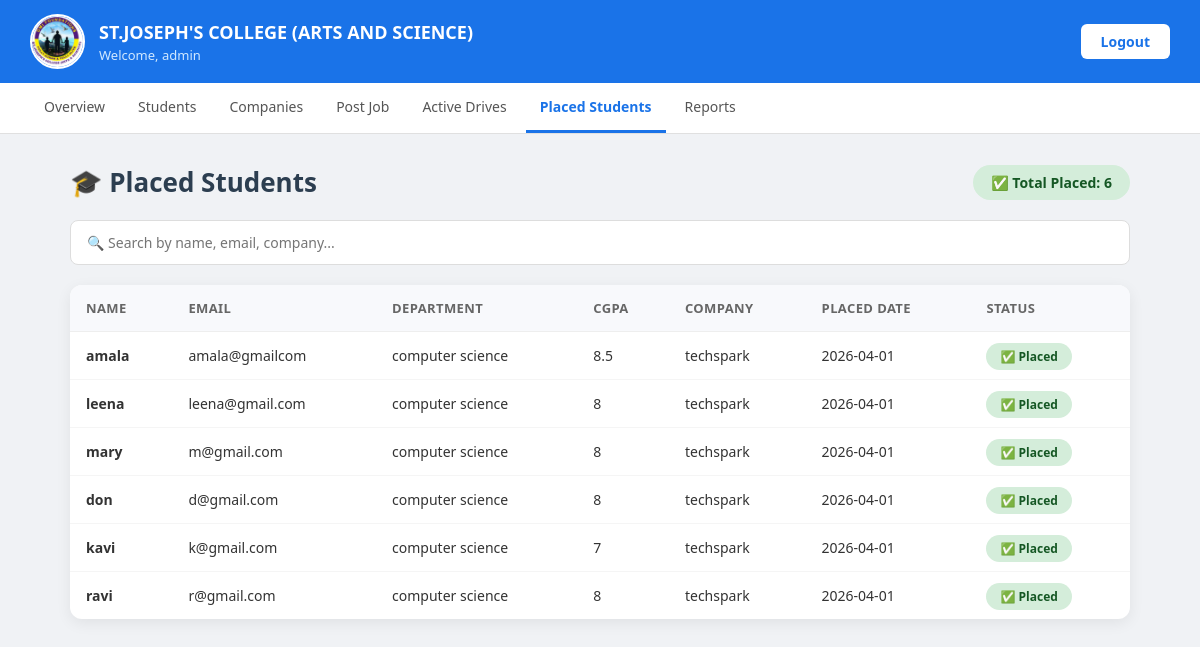
Screenshot of /placement/placed_students.php (signed in) with the database file from the repository.
### tables this page shows
CREATE TABLE `students` (
  `id` int(11) NOT NULL,
  `name` varchar(100) DEFAULT NULL,
  `email` varchar(100) DEFAULT NULL,
  `department` varchar(50) DEFAULT NULL,
  `cgpa` float DEFAULT NULL,
  `password` varchar(100) DEFAULT NULL,
  `status` varchar(20) NOT NULL DEFAULT 'Not Placed',
  `roll_no` varchar(50) DEFAULT NULL,
  `phone` varchar(15) DEFAULT NULL,
  `year` varchar(20) DEFAULT NULL,
  `skills` text DEFAULT NULL,
  `company` varchar(255) DEFAULT '',
  `placed_date` date DEFAULT NULL
);

### placement/placed_students.php (the view, shortened to what this page needs)
<?php
include("database.php");
$result = mysqli_query($conn, "SELECT * FROM students WHERE status='Placed'");
?>
<!DOCTYPE html>
<html>
<head>
</head>
<body>
<div class="topbar">
    <div class="left">
        <img src="logo.png" class="logo">
        <div>
            <h2>ST.JOSEPH'S COLLEGE (ARTS AND SCIENCE)</h2>
            <p>Welcome, <?php echo $_SESSION['admin']; ?></p>
        </div>
    </div>
    <a href="logout.php" class="logout">Logout</a>
</div>
<div class="menu">
    <a href="admin_dashboard.php">Overview</a>
    <a href="view_student.php">Students</a>
    <a href="view_company.php">Companies</a>
    <a href="jobs.php">Post Job</a>
    <a href="active_drives.php">Active Drives</a>
    <a href="placed_students.php" class="active">Placed Students</a>
    <a href="report.php">Reports</a>
</div>
<div class="container">
    <div class="top-bar">
        <h1>🎓 Placed Students</h1>
        <span class="total-badge">
            ✅ Total Placed: <?php echo mysqli_num_rows($result); ?>
        </span>
    </div>
    <input type="text" id="searchInput" class="search-box"
           placeholder="🔍 Search by name, email, company..."
           onkeyup="searchStudents()">
    <div class="table-wrap">
        <table id="placedTable">
            <thead>
                <tr>
                    <th>Name</th>
                    <th>Email</th>
                    <th>Department</th>
                    <th>CGPA</th>
                    <th>Company</th>
                    <th>Placed Date</th>
                    <th>Status</th>
                </tr>
            </thead>
            <tbody>
                <?php if(mysqli_num_rows($result) > 0){ ?>
                    <?php while($row = mysqli_fetch_assoc($result)){ ?>
                    <tr>
                        <td><strong><?php echo $row['name']; ?></strong></td>
                        <td><?php echo $row['email']; ?></td>
                        <td><?php echo $row['department']; ?></td>
                        <td><?php echo $row['cgpa']; ?></td>
                        <td><?php echo $row['company']; ?></td>
                        <td><?php echo $row['placed_date']; ?></td>
                        <td><span class="badge-placed">✅ Placed</span></td>
                    </tr>
                    <?php } ?>
                <?php } ?>
            </tbody>
        </table>
    </div>
</div>
</body>
</html>

### placement/placed_students.php (style rules this page uses)
* { margin: 0; padding: 0; box-sizing: border-box; font-family: 'Segoe UI', sans-serif; }
body { background: #f0f2f5; }
.topbar { background: #1a73e8; padding: 14px 30px; display: flex; justify-content: space-between; align-items: center; }
.topbar .left { display: flex; align-items: center; gap: 14px; }
.topbar .logo { width: 55px; height: 55px; border-radius: 50%; border: 2px solid white; object-fit: cover; }
.topbar .left h2 { color: white; font-size: 18px; font-weight: 700; }
.topbar .left p { color: #d0e8ff; font-size: 13px; margin-top: 2px; }
.logout { background: white; color: #1a73e8; padding: 8px 20px; border-radius: 6px; text-decoration: none; font-weight: 700; font-size: 14px; }
.menu { background: white; border-bottom: 1px solid #e0e0e0; padding: 0 30px; display: flex; gap: 5px; }
.menu a { text-decoration: none; color: #555; font-size: 14px; font-weight: 500; padding: 14px 14px; border-bottom: 3px solid transparent; transition: all 0.2s; display: inline-block; }
.menu a.active { color: #1a73e8; border-bottom: 3px solid #1a73e8; font-weight: 600; }
.container { max-width: 1100px; margin: 30px auto; padding: 0 20px; }
.top-bar { display: flex; justify-content: space-between; align-items: center; margin-bottom: 20px; }
.top-bar h1 { font-size: 26px; font-weight: 700; color: #2c3e50; }
.total-badge { background: #d4edda; color: #155724; padding: 8px 18px; border-radius: 20px; font-size: 14px; font-weight: 600; }
.search-box { width: 100%; padding: 12px 16px; margin-bottom: 20px; border-radius: 8px; border: 1px solid #ddd; font-size: 14px; outline: none; transition: border 0.3s; }
.table-wrap { background: white; border-radius: 12px; box-shadow: 0 4px 15px rgba(0,0,0,0.07); overflow: hidden; }
table { width: 100%; border-collapse: collapse; }
thead th { background: #f8f9fc; padding: 14px 16px; text-align: left; font-size: 13px; font-weight: 600; color: #666; text-transform: uppercase; letter-spacing: 0.4px; border-bottom: 1px solid #eee; }
tbody td { padding: 14px 16px; font-size: 14px; color: #333; border-bottom: 1px solid #f5f5f5; vertical-align: middle; }
tbody tr:last-child td { border-bottom: none; }
.badge-placed { background: #d4edda; color: #155724; padding: 5px 14px; border-radius: 20px; font-size: 12px; font-weight: 600; }

### rows the page displays
students: name "amala", email "amala@gmailcom", department "computer science", cgpa "8.5", company "techspark", placed_date "2026-04-01"
students: name "leena", email "leena@gmail.com", department "computer science", cgpa "8", company "techspark", placed_date "2026-04-01"
students: name "mary", email "m@gmail.com", department "computer science", cgpa "8", company "techspark", placed_date "2026-04-01"
students: name "don", email "d@gmail.com", department "computer science", cgpa "8", company "techspark", placed_date "2026-04-01"
students: name "kavi", email "k@gmail.com", department "computer science", cgpa "7", company "techspark", placed_date "2026-04-01"
students: name "ravi", email "r@gmail.com", department "computer science", cgpa "8", company "techspark", placed_date "2026-04-01"

### other values shown
$_SESSION['admin'] "admin"
mysqli_num_rows($result) "6"
